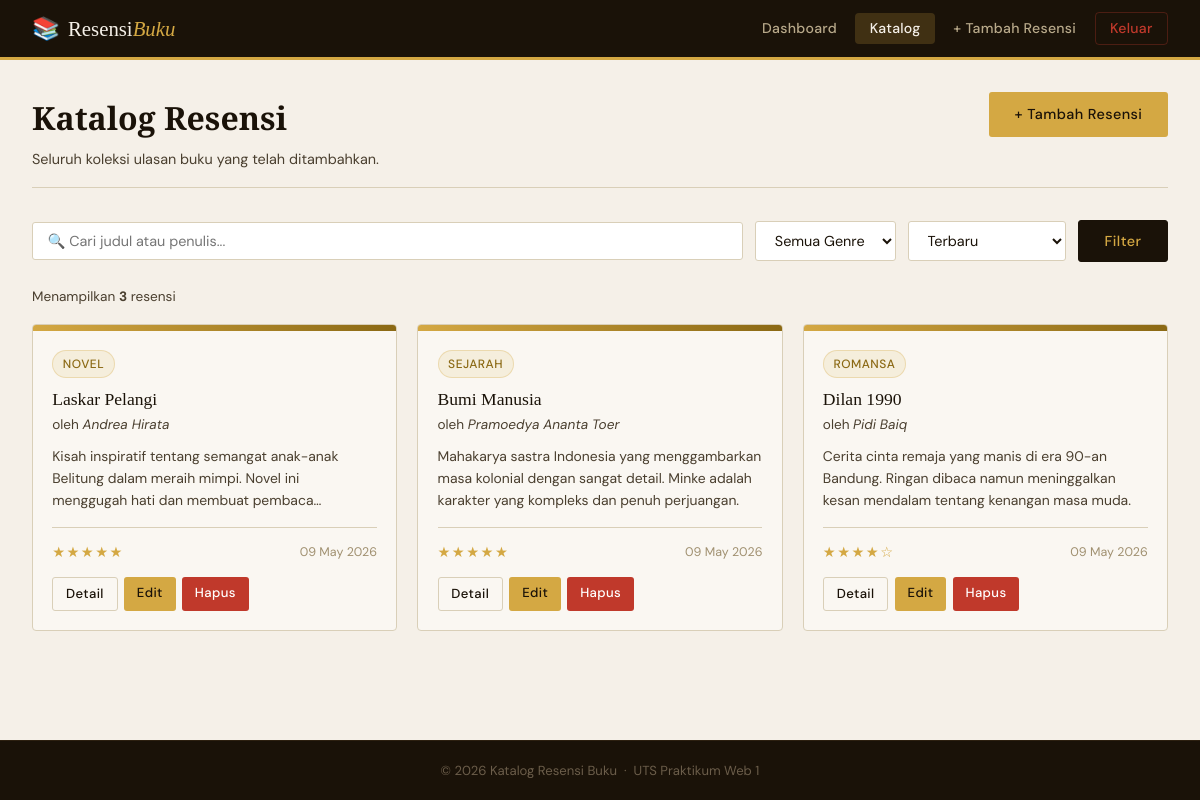
Before: /pages/katalog.php (signed in) with the older database file.
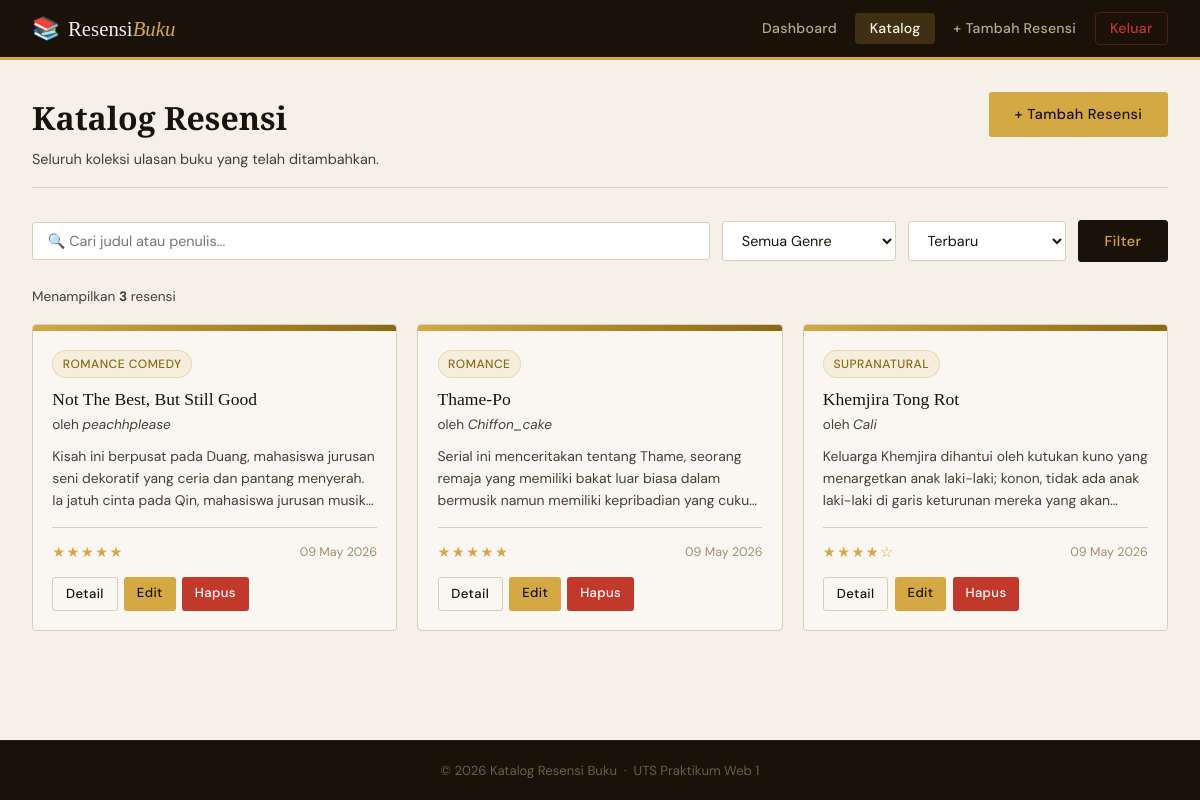
After: the same page with the newer database file.
### tables this page shows
CREATE TABLE IF NOT EXISTS resensi (
    id INT AUTO_INCREMENT PRIMARY KEY,
    judul_buku VARCHAR(255) NOT NULL,
    penulis VARCHAR(100) NOT NULL,
    genre VARCHAR(50),
    ulasan TEXT NOT NULL,
    rating INT(1) CHECK (rating BETWEEN 1 AND 5),
    tgl_input TIMESTAMP DEFAULT CURRENT_TIMESTAMP,
    user_id INT,
    FOREIGN KEY (user_id) REFERENCES users(id) ON DELETE SET NULL
);

### pages/katalog.php (the view, shortened to what this page needs)
<?php
require_once '../config/db.php';
$search = trim($_GET['search'] ?? '');
$genre = trim($_GET['genre'] ?? '');
$sort = $_GET['sort'] ?? 'terbaru';
$where = [];
$whereClause = $where ? 'WHERE ' . implode(' AND ', $where) : '';
$orderClause = match($sort) {
    'judul' => 'ORDER BY judul_buku ASC',
    'rating_tinggi' => 'ORDER BY rating DESC',
    'rating_rendah' => 'ORDER BY rating ASC',
    default => 'ORDER BY tgl_input DESC'
};
$sql = "SELECT * FROM resensi $whereClause $orderClause";
$stmt = $conn->prepare($sql);
$stmt->execute();
$result = $stmt->get_result();
function renderStars($rating) {
    $stars = '';
    for ($i = 1; $i <= 5; $i++) {
        $stars .= $i <= $rating ? '★' : '☆';
    }
    return $stars;
}
?>
<?php include '../includes/header.php'; ?>
<div class="main-content">
    <div class="page-header" style="display:flex;justify-content:space-between;align-items:flex-start;flex-wrap:wrap;gap:1rem">
        <div>
            <h1>Katalog Resensi</h1>
            <p>Seluruh koleksi ulasan buku yang telah ditambahkan.</p>
        </div>
        <a href="tambah.php" class="btn btn-gold">+ Tambah Resensi</a>
    </div>
    <form method="GET" action="">
        <div class="filter-bar">
            <input type="text" name="search" placeholder="🔍 Cari judul atau penulis..."
                   value="<?= htmlspecialchars($search) ?>">
            <select name="genre">
                <option value="">Semua Genre</option>
            </select>
            <select name="sort">
                <option value="terbaru" <?= $sort === 'terbaru' ? 'selected' : '' ?>>Terbaru</option>
            </select>
            <button type="submit" class="btn btn-primary">Filter</button>
        </div>
    </form>
    <?php if ($result->num_rows === 0): ?>
        <div class="empty-state">
            <div class="empty-icon">🔍</div>
            <h3>Tidak ada resensi ditemukan</h3>
            <p><?= $search || $genre ? 'Coba kata kunci atau filter yang berbeda.' : 'Jadilah yang pertama menambahkan resensi!' ?></p>
            <a href="tambah.php" class="btn btn-gold" style="margin-top:1rem">+ Tambah Resensi</a>
        </div>
    <?php else: ?>
        <p style="color:var(--ink-light);font-size:0.85rem;margin-bottom:1rem">
            Menampilkan <strong><?= $result->num_rows ?></strong> resensi
        </p>
        <div class="books-grid">
            <?php while ($row = $result->fetch_assoc()): ?>
            <div class="book-card">
                <div class="book-card-spine"></div>
                <div class="book-card-body">
                    <?php if ($row['genre']): ?>
                        <span class="book-genre-badge"><?= htmlspecialchars($row['genre']) ?></span>
                    <?php endif; ?>
                    <div class="book-title"><?= htmlspecialchars($row['judul_buku']) ?></div>
                    <div class="book-author">oleh <span><?= htmlspecialchars($row['penulis']) ?></span></div>
                    <div class="book-ulasan"><?= htmlspecialchars($row['ulasan']) ?></div>
                    <div class="book-meta">
                        <span class="stars"><?= renderStars($row['rating']) ?></span>
                        <span class="book-date"><?= date('d M Y', strtotime($row['tgl_input'])) ?></span>
                    </div>
                    <div class="book-actions">
                        <a href="detail.php?id=<?= $row['id'] ?>" class="btn btn-outline btn-sm">Detail</a>
                        <a href="edit.php?id=<?= $row['id'] ?>" class="btn btn-gold btn-sm">Edit</a>
                        <a href="hapus.php?id=<?= $row['id'] ?>" class="btn btn-danger btn-sm btn-hapus">Hapus</a>
                    </div>
                </div>
            </div>
            <?php endwhile; ?>
        </div>
    <?php endif; ?>
</div>
<?php include '../includes/footer.php'; ?>

### includes/header.php (shortened to what this page needs)
<!DOCTYPE html>
<html lang="id">
<head>
    <link rel="stylesheet" href="/uts_webwhirit/assets/style.css">
</head>
<body>
    <nav class="navbar">
        <div class="nav-brand">
            <span class="brand-icon">📚</span>
            <span class="brand-name">Resensi<em>Buku</em></span>
        </div>
        <ul class="nav-links" id="navLinks">
            <li><a href="dashboard.php" class="<?= basename($_SERVER['PHP_SELF']) == 'dashboard.php' ? 'active' : '' ?>">Dashboard</a></li>
            <li><a href="katalog.php" class="<?= basename($_SERVER['PHP_SELF']) == 'katalog.php' ? 'active' : '' ?>">Katalog</a></li>
            <li><a href="tambah.php" class="<?= basename($_SERVER['PHP_SELF']) == 'tambah.php' ? 'active' : '' ?>">+ Tambah Resensi</a></li>
            <li><a href="logout.php" class="nav-logout">Keluar</a></li>
        </ul>
    </nav>

### includes/footer.php (shortened to what this page needs)
<footer class="footer">
        <p>© <?= date('Y') ?> Katalog Resensi Buku &nbsp;·&nbsp; UTS Praktikum Web 1</p>
    </footer>
</body>
</html>

### assets/style.css (style rules this page uses)
:root { --cream: #f5f0e8; --paper: #faf7f2; --ink: #1a1208; --ink-light: #4a3f2f; --brown: #8b6914; --brown-light: #c9a84c; --gold: #d4a843; --rust: #c0392b; --border: #d9cfb8; --shadow: rgba(26, 18, 8, 0.12); --font-display: 'Playfair Display', Georgia, serif; --font-body: 'DM Sans', sans-serif; }
*, *::before, *::after { box-sizing: border-box; margin: 0; padding: 0; }
body { font-family: var(--font-body); background: var(--cream); color: var(--ink); min-height: 100vh; display: flex; flex-direction: column; font-size: 15px; line-height: 1.6; }
.navbar { background: var(--ink); padding: 0 2rem; display: flex; align-items: center; justify-content: space-between; position: sticky; top: 0; z-index: 100; height: 60px; border-bottom: 3px solid var(--gold); }
.nav-brand { display: flex; align-items: center; gap: 0.5rem; font-family: var(--font-display); font-size: 1.3rem; color: var(--cream); text-decoration: none; }
.nav-brand em { color: var(--gold); font-style: italic; }
.brand-icon { font-size: 1.4rem; }
.nav-links { list-style: none; display: flex; gap: 0.25rem; align-items: center; }
.nav-links li a { color: #b8a98a; text-decoration: none; padding: 0.4rem 0.9rem; border-radius: 4px; font-size: 0.88rem; font-weight: 500; letter-spacing: 0.02em; transition: all 0.2s; }
.nav-links li a:hover, .nav-links li a.active { color: var(--cream); background: rgba(212, 168, 67, 0.2); }
.nav-logout { color: #c0392b !important; border: 1px solid rgba(192,57,43,0.3) !important; }
.btn { display: inline-block; padding: 0.7rem 1.6rem; border: none; border-radius: 3px; font-family: var(--font-body); font-size: 0.9rem; font-weight: 500; cursor: pointer; text-decoration: none; transition: all 0.2s; letter-spacing: 0.03em; }
.btn-primary { background: var(--ink); color: var(--gold); border: 1px solid var(--ink); }
.btn-gold { background: var(--gold); color: var(--ink); }
.btn-outline { background: transparent; color: var(--ink); border: 1px solid var(--border); }
.btn-danger { background: #c0392b; color: #fff; }
.btn-sm { padding: 0.35rem 0.8rem; font-size: 0.82rem; }
.main-content { flex: 1; padding: 2rem; max-width: 1200px; width: 100%; margin: 0 auto; }
.page-header { margin-bottom: 2rem; padding-bottom: 1rem; border-bottom: 1px solid var(--border); }
.page-header h1 { font-family: var(--font-display); font-size: 2rem; color: var(--ink); font-weight: 700; }
.page-header p { color: var(--ink-light); margin-top: 0.3rem; font-size: 0.9rem; }
.books-grid { display: grid; grid-template-columns: repeat(auto-fill, minmax(280px, 1fr)); gap: 1.25rem; }
.book-card { background: var(--paper); border: 1px solid var(--border); border-radius: 4px; overflow: hidden; transition: transform 0.2s, box-shadow 0.2s; position: relative; }
.book-card-spine { height: 6px; background: linear-gradient(90deg, var(--gold), var(--brown)); }
.book-card-body { padding: 1.2rem; }
.book-genre-badge { display: inline-block; padding: 0.2rem 0.6rem; background: rgba(212,168,67,0.12); color: var(--brown); border: 1px solid rgba(212,168,67,0.3); border-radius: 20px; font-size: 0.75rem; font-weight: 500; margin-bottom: 0.6rem; text-transform: uppercase; letter-spacing: 0.04em; }
.book-title { font-family: var(--font-display); font-size: 1.1rem; color: var(--ink); margin-bottom: 0.2rem; line-height: 1.3; }
.book-author { color: var(--ink-light); font-size: 0.85rem; margin-bottom: 0.7rem; }
.book-author span { font-style: italic; }
.book-ulasan { font-size: 0.87rem; color: var(--ink-light); line-height: 1.55; display: -webkit-box; -webkit-line-clamp: 3; line-clamp: 3; -webkit-box-orient: vertical; overflow: hidden; margin-bottom: 1rem; }
.book-meta { display: flex; align-items: center; justify-content: space-between; padding-top: 0.8rem; border-top: 1px solid var(--border); }
.stars { color: var(--gold); font-size: 0.9rem; letter-spacing: 0.1em; }
.book-date { color: #a09070; font-size: 0.78rem; }
.book-actions { display: flex; gap: 0.4rem; margin-top: 0.8rem; }
.filter-bar { display: flex; gap: 0.75rem; margin-bottom: 1.5rem; flex-wrap: wrap; align-items: center; }
.filter-bar input, .filter-bar select { padding: 0.55rem 0.9rem; border: 1px solid var(--border); border-radius: 3px; background: #fff; font-family: var(--font-body); font-size: 0.9rem; color: var(--ink); }
.filter-bar input { flex: 1; min-width: 200px; }
.footer { background: var(--ink); color: #6b5d4a; text-align: center; padding: 1.2rem; font-size: 0.82rem; border-top: 1px solid #2d2010; }

Changed rows visible on the page:
changed resensi: genre "NOVEL" → "ROMANCE COMEDY"; judul_buku "Laskar Pelangi" → "Not The Best, But Still Good"; penulis "Andrea Hirata" → "peachhplease"; ulasan "Kisah inspiratif tentang semangat anak-anak Belitung dalam meraih mimpi. Novel ini menggugah hati dan membuat…" → "Kisah ini berpusat pada Duang, mahasiswa jurusan seni dekoratif yang ceria dan pantang menyerah. Ia jatuh cinta pada Qin, mahasiswa jurusan…"
changed resensi: genre "SEJARAH" → "ROMANCE"; judul_buku "Bumi Manusia" → "Thame-Po"; penulis "Pramoedya Ananta Toer" → "Chiffon_cake"; ulasan "Mahakarya sastra Indonesia yang menggambarkan masa kolonial dengan sangat detail. Minke adalah karakter yang kompleks dan penuh perjuangan." → "Serial ini menceritakan tentang Thame, seorang remaja yang memiliki bakat luar biasa dalam bermusik namun memiliki kepribadian yang…"
changed resensi: genre "ROMANSA" → "SUPRANATURAL"; judul_buku "Dilan 1990" → "Khemjira Tong Rot"; penulis "Pidi Baiq" → "Cali"; ulasan "Cerita cinta remaja yang manis di era 90-an Bandung. Ringan dibaca namun meninggalkan kesan mendalam tentang kenangan masa muda." → "Keluarga Khemjira dihantui oleh kutukan kuno yang menargetkan anak laki-laki; konon, tidak ada anak laki-laki di garis keturunan mereka yang…"
